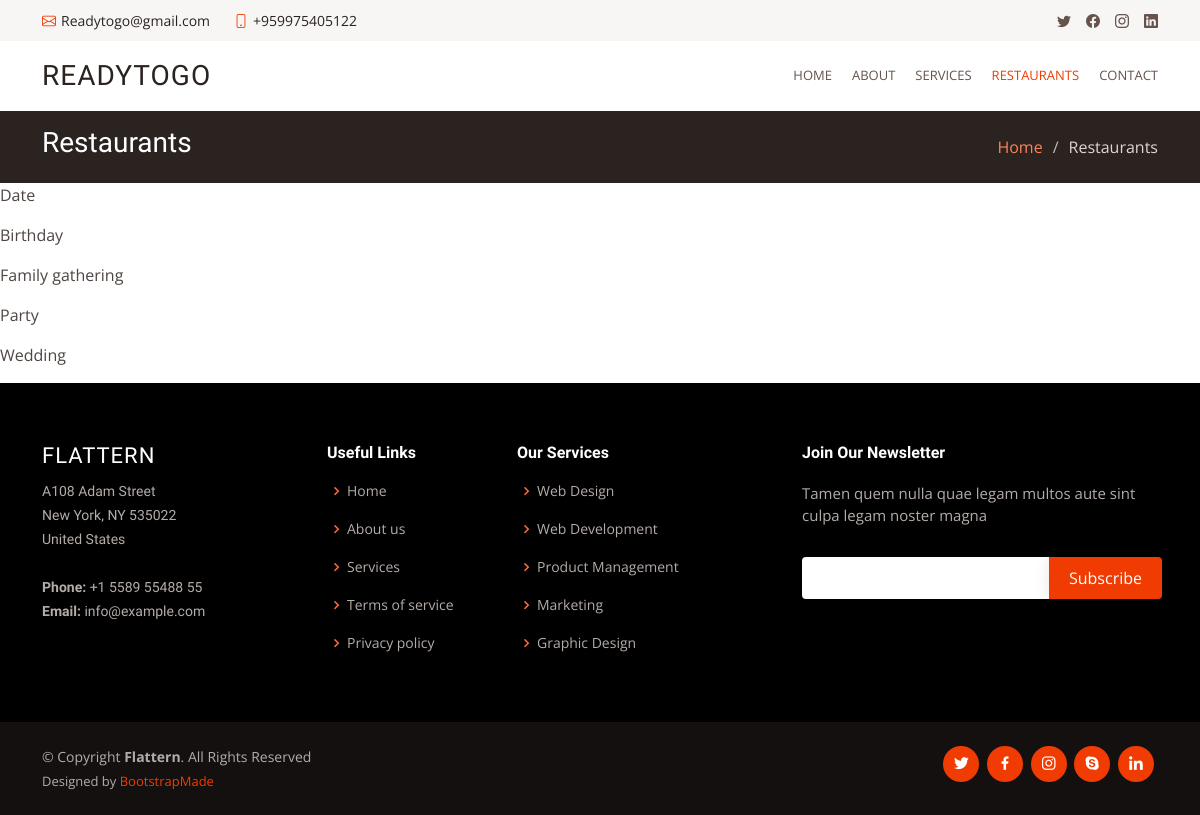
The page /restaurants/ on the database its author committed.
### DJapp/models.py (models this page shows)
class feature(models.Model):
    name = models.CharField(max_length=100)
    detail= models.CharField(max_length=500)

### DJapp/views.py (the view)
# urls.py: path("restaurants/", views.restaurants, name="restaurants"),
def restaurants(request):
    features = feature.objects.all()
    return render(request,"restaurants.html", {'features':features})

### templates/restaurants.html (shortened to what this page needs)
{% load static %}
<!DOCTYPE html>
<html lang="en">
<head>
  <link href="{% static 'assets/vendor/animate.css/animate.min.css' %}" rel="stylesheet">
  <link href="{% static 'assets/vendor/aos/aos.css' %}" rel="stylesheet">
  <link href="{% static 'assets/vendor/bootstrap/css/bootstrap.min.css' %}" rel="stylesheet">
  <link href="{% static 'assets/vendor/bootstrap-icons/bootstrap-icons.css' %}" rel="stylesheet">
  <link href="{% static 'assets/vendor/boxicons/css/boxicons.min.css' %}" rel="stylesheet">
  <link href="{% static 'assets/vendor/glightbox/css/glightbox.min.css' %}" rel="stylesheet">
  <link href="{% static 'assets/vendor/swiper/swiper-bundle.min.css' %}" rel="stylesheet">
  <link href="{% static 'assets/css/style.css' %}" rel="stylesheet">
</head>
<body>
  <section id="topbar" class="d-flex align-items-center">
    <div class="container d-flex justify-content-center justify-content-md-between">
      <div class="contact-info d-flex align-items-center">
        <i class="bi bi-envelope d-flex align-items-center"><a href="mailto:contact@example.com">Readytogo@gmail.com</a></i>
        <i class="bi bi-phone d-flex align-items-center ms-4"><span>+959975405122</span></i>
      </div>
      <div class="social-links d-none d-md-flex align-items-center">
        <a href="#" class="twitter"><i class="bi bi-twitter"></i></a>
        <a href="#" class="facebook"><i class="bi bi-facebook"></i></a>
        <a href="#" class="instagram"><i class="bi bi-instagram"></i></a>
        <a href="#" class="linkedin"><i class="bi bi-linkedin"></i></i></a>
      </div>
    </div>
  </section>
  <header id="header" class="d-flex align-items-center">
    <div class="container d-flex justify-content-between">
      <div class="logo">
        <h1 class="text-light"><a href="index.html">ReadyToGo</a></h1>
      </div>
      <nav id="navbar" class="navbar">
        <ul>
          <li><a href="index.html">Home</a></li>
          <li><a href="about.html">About</a></li>
          <li><a href="services.html">Services</a></li>
          <li><a class="active" href="testimonials.html">Restaurants</a></li>
          <li><a href="contact.html">Contact</a></li>
        </ul>
      </nav>
    </div>
  </header>
  <main id="main">
    <section id="breadcrumbs" class="breadcrumbs">
      <div class="container">
        <div class="d-flex justify-content-between align-items-center">
          <h2>Restaurants</h2>
          <ol>
            <li><a href="{% url 'index' %}">Home</a></li>
            <li>Restaurants</li>
          </ol>
        </div>
      </div>
    </section>
{% for feature in features %}
<p>{{feature.name}}</p>
{% endfor %}
  </main>
  <footer id="footer">
    <div class="footer-top">
      <div class="container">
        <div class="row">
          <div class="col-lg-3 col-md-6 footer-contact">
            <h3>Flattern</h3>
            <p>
              A108 Adam Street <br>
              New York, NY 535022<br>
              United States <br><br>
              <strong>Phone:</strong> +1 5589 55488 55<br>
              <strong>Email:</strong> info@example.com<br>
            </p>
          </div>
          <div class="col-lg-2 col-md-6 footer-links">
            <h4>Useful Links</h4>
            <ul>
              <li><i class="bx bx-chevron-right"></i> <a href="#">Home</a></li>
              <li><i class="bx bx-chevron-right"></i> <a href="#">About us</a></li>
              <li><i class="bx bx-chevron-right"></i> <a href="#">Services</a></li>
              <li><i class="bx bx-chevron-right"></i> <a href="#">Terms of service</a></li>
              <li><i class="bx bx-chevron-right"></i> <a href="#">Privacy policy</a></li>
            </ul>
          </div>
          <div class="col-lg-3 col-md-6 footer-links">
            <h4>Our Services</h4>
            <ul>
              <li><i class="bx bx-chevron-right"></i> <a href="#">Web Design</a></li>
              <li><i class="bx bx-chevron-right"></i> <a href="#">Web Development</a></li>
              <li><i class="bx bx-chevron-right"></i> <a href="#">Product Management</a></li>
              <li><i class="bx bx-chevron-right"></i> <a href="#">Marketing</a></li>
              <li><i class="bx bx-chevron-right"></i> <a href="#">Graphic Design</a></li>
            </ul>
          </div>
          <div class="col-lg-4 col-md-6 footer-newsletter">
            <h4>Join Our Newsletter</h4>
            <p>Tamen quem nulla quae legam multos aute sint culpa legam noster magna</p>
            <form action="" method="post">
              <input type="email" name="email"><input type="submit" value="Subscribe">
            </form>
          </div>
        </div>
      </div>
    </div>
    <div class="container d-md-flex py-4">
      <div class="me-md-auto text-center text-md-start">
        <div class="copyright">
          &copy; Copyright <strong><span>Flattern</span></strong>. All Rights Reserved
        </div>
        <div class="credits">
          Designed by <a href="https://bootstrapmade.com/">BootstrapMade</a>
        </div>
      </div>
      <div class="social-links text-center text-md-right pt-3 pt-md-0">
        <a href="#" class="twitter"><i class="bx bxl-twitter"></i></a>
        <a href="#" class="facebook"><i class="bx bxl-facebook"></i></a>
        <a href="#" class="instagram"><i class="bx bxl-instagram"></i></a>
        <a href="#" class="google-plus"><i class="bx bxl-skype"></i></a>
        <a href="#" class="linkedin"><i class="bx bxl-linkedin"></i></a>
      </div>
    </div>
  </footer>
</body>
</html>

### static/assets/css/style.css (style rules this page uses)
body { font-family: "Open Sans", sans-serif; color: #4d4643; }
a { color: #f03c02; text-decoration: none; }
h1, h2, h3, h4, h5, h6 { font-family: "Muli", sans-serif; }
#topbar { background: #f8f6f5; padding: 10px 0; font-size: 14px; }
#topbar .contact-info i { font-style: normal; color: #f03c02; }
#topbar .contact-info i a, #topbar .contact-info i span { padding-left: 5px; color: #2b2320; }
#topbar .contact-info i a { line-height: 0; transition: 0.3s; }
#topbar .social-links a { color: #65534c; line-height: 0; transition: 0.3s; margin-left: 15px; }
#header { height: 70px; transition: all 0.5s; z-index: 997; transition: all 0.5s; background: #fff; }
#header .logo h1 { font-size: 28px; margin: 0; padding: 10px 0; line-height: 1; font-weight: 400; letter-spacing: 1px; text-transform: uppercase; }
#header .logo h1 a, #header .logo h1 a:hover { color: #2b2320; text-decoration: none; }
.navbar { padding: 0; }
.navbar ul { margin: 0; padding: 0; display: flex; list-style: none; align-items: center; }
.navbar li { position: relative; }
.navbar a, .navbar a:focus { display: flex; align-items: center; justify-content: space-between; padding: 10px 0 10px 20px; font-size: 13px; color: #65534c; white-space: nowrap; text-transform: uppercase; transition: 0.3s; }
.navbar a:hover, .navbar .active, .navbar .active:focus, .navbar li:hover > a { color: #f03c02; }
section { padding: 60px 0; overflow: hidden; }
.breadcrumbs { padding: 15px 0; background: #2b2320; min-height: 40px; }
.breadcrumbs h2 { font-size: 28px; font-weight: 300; color: #fff; }
.breadcrumbs ol { display: flex; flex-wrap: wrap; list-style: none; padding: 0; margin: 0; color: #ded5d2; }
.breadcrumbs ol a { color: #fe825a; }
.breadcrumbs ol li + li { padding-left: 10px; }
.breadcrumbs ol li + li::before { display: inline-block; padding-right: 10px; color: #c8bab5; content: "/"; }
#footer { color: #b4aca8; font-size: 14px; background: #14100f; }
#footer .footer-top { padding: 60px 0 30px 0; background: black; }
#footer .footer-top .footer-contact { margin-bottom: 30px; }
#footer .footer-top .footer-contact h3 { font-size: 22px; margin: 0 0 10px 0; padding: 2px 0 2px 0; line-height: 1; font-weight: 500; letter-spacing: 1px; text-transform: uppercase; color: #fff; }
#footer .footer-top .footer-contact p { font-size: 14px; line-height: 24px; margin-bottom: 0; font-family: "Muli", sans-serif; color: #b4aca8; }
#footer .footer-top h4 { font-size: 16px; font-weight: bold; color: #fff; position: relative; padding-bottom: 12px; }
#footer .footer-top .footer-links { margin-bottom: 30px; }
#footer .footer-top .footer-links ul { list-style: none; padding: 0; margin: 0; }
#footer .footer-top .footer-links ul i { padding-right: 2px; color: #fd6f41; font-size: 18px; line-height: 1; }
#footer .footer-top .footer-links ul li { padding: 10px 0; display: flex; align-items: center; }
#footer .footer-top .footer-links ul li:first-child { padding-top: 0; }
#footer .footer-top .footer-links ul a { color: #b4aca8; transition: 0.3s; display: inline-block; line-height: 1; }
#footer .footer-newsletter { font-size: 15px; }
#footer .footer-newsletter h4 { font-size: 16px; font-weight: bold; color: #fff; position: relative; padding-bottom: 12px; }
#footer .footer-newsletter form { margin-top: 30px; background: #fff; padding: 6px 10px; position: relative; border-radius: 4px 0 0 4px; text-align: left; }
#footer .footer-newsletter form input[type=email] { border: 0; padding: 4px 8px; width: calc(100% - 100px); }
#footer .footer-newsletter form input[type=submit] { position: absolute; top: 0; right: -4px; bottom: 0; border: 0; background: none; font-size: 16px; padding: 0 20px; background: #f03c02; color: #fff; transition: 0.3s; border-radius: 0 4px 4px 0; box-shadow: 0px 2px 15px rgba(0, 0, 0, 0.1); }
#footer .credits { padding-top: 5px; font-size: 13px; color: #b4aca8; }
#footer .social-links a { font-size: 18px; display: inline-block; background: #f03c02; color: #fff; line-height: 1; padding: 8px 0; margin-right: 4px; border-radius: 50%; text-align: center; width: 36px; height: 36px; transition: 0.3s; }

### rows shown on the page
feature: name "Date"
feature: name "Birthday"
feature: name "Family gathering"
feature: name "Party"
feature: name "Wedding"
